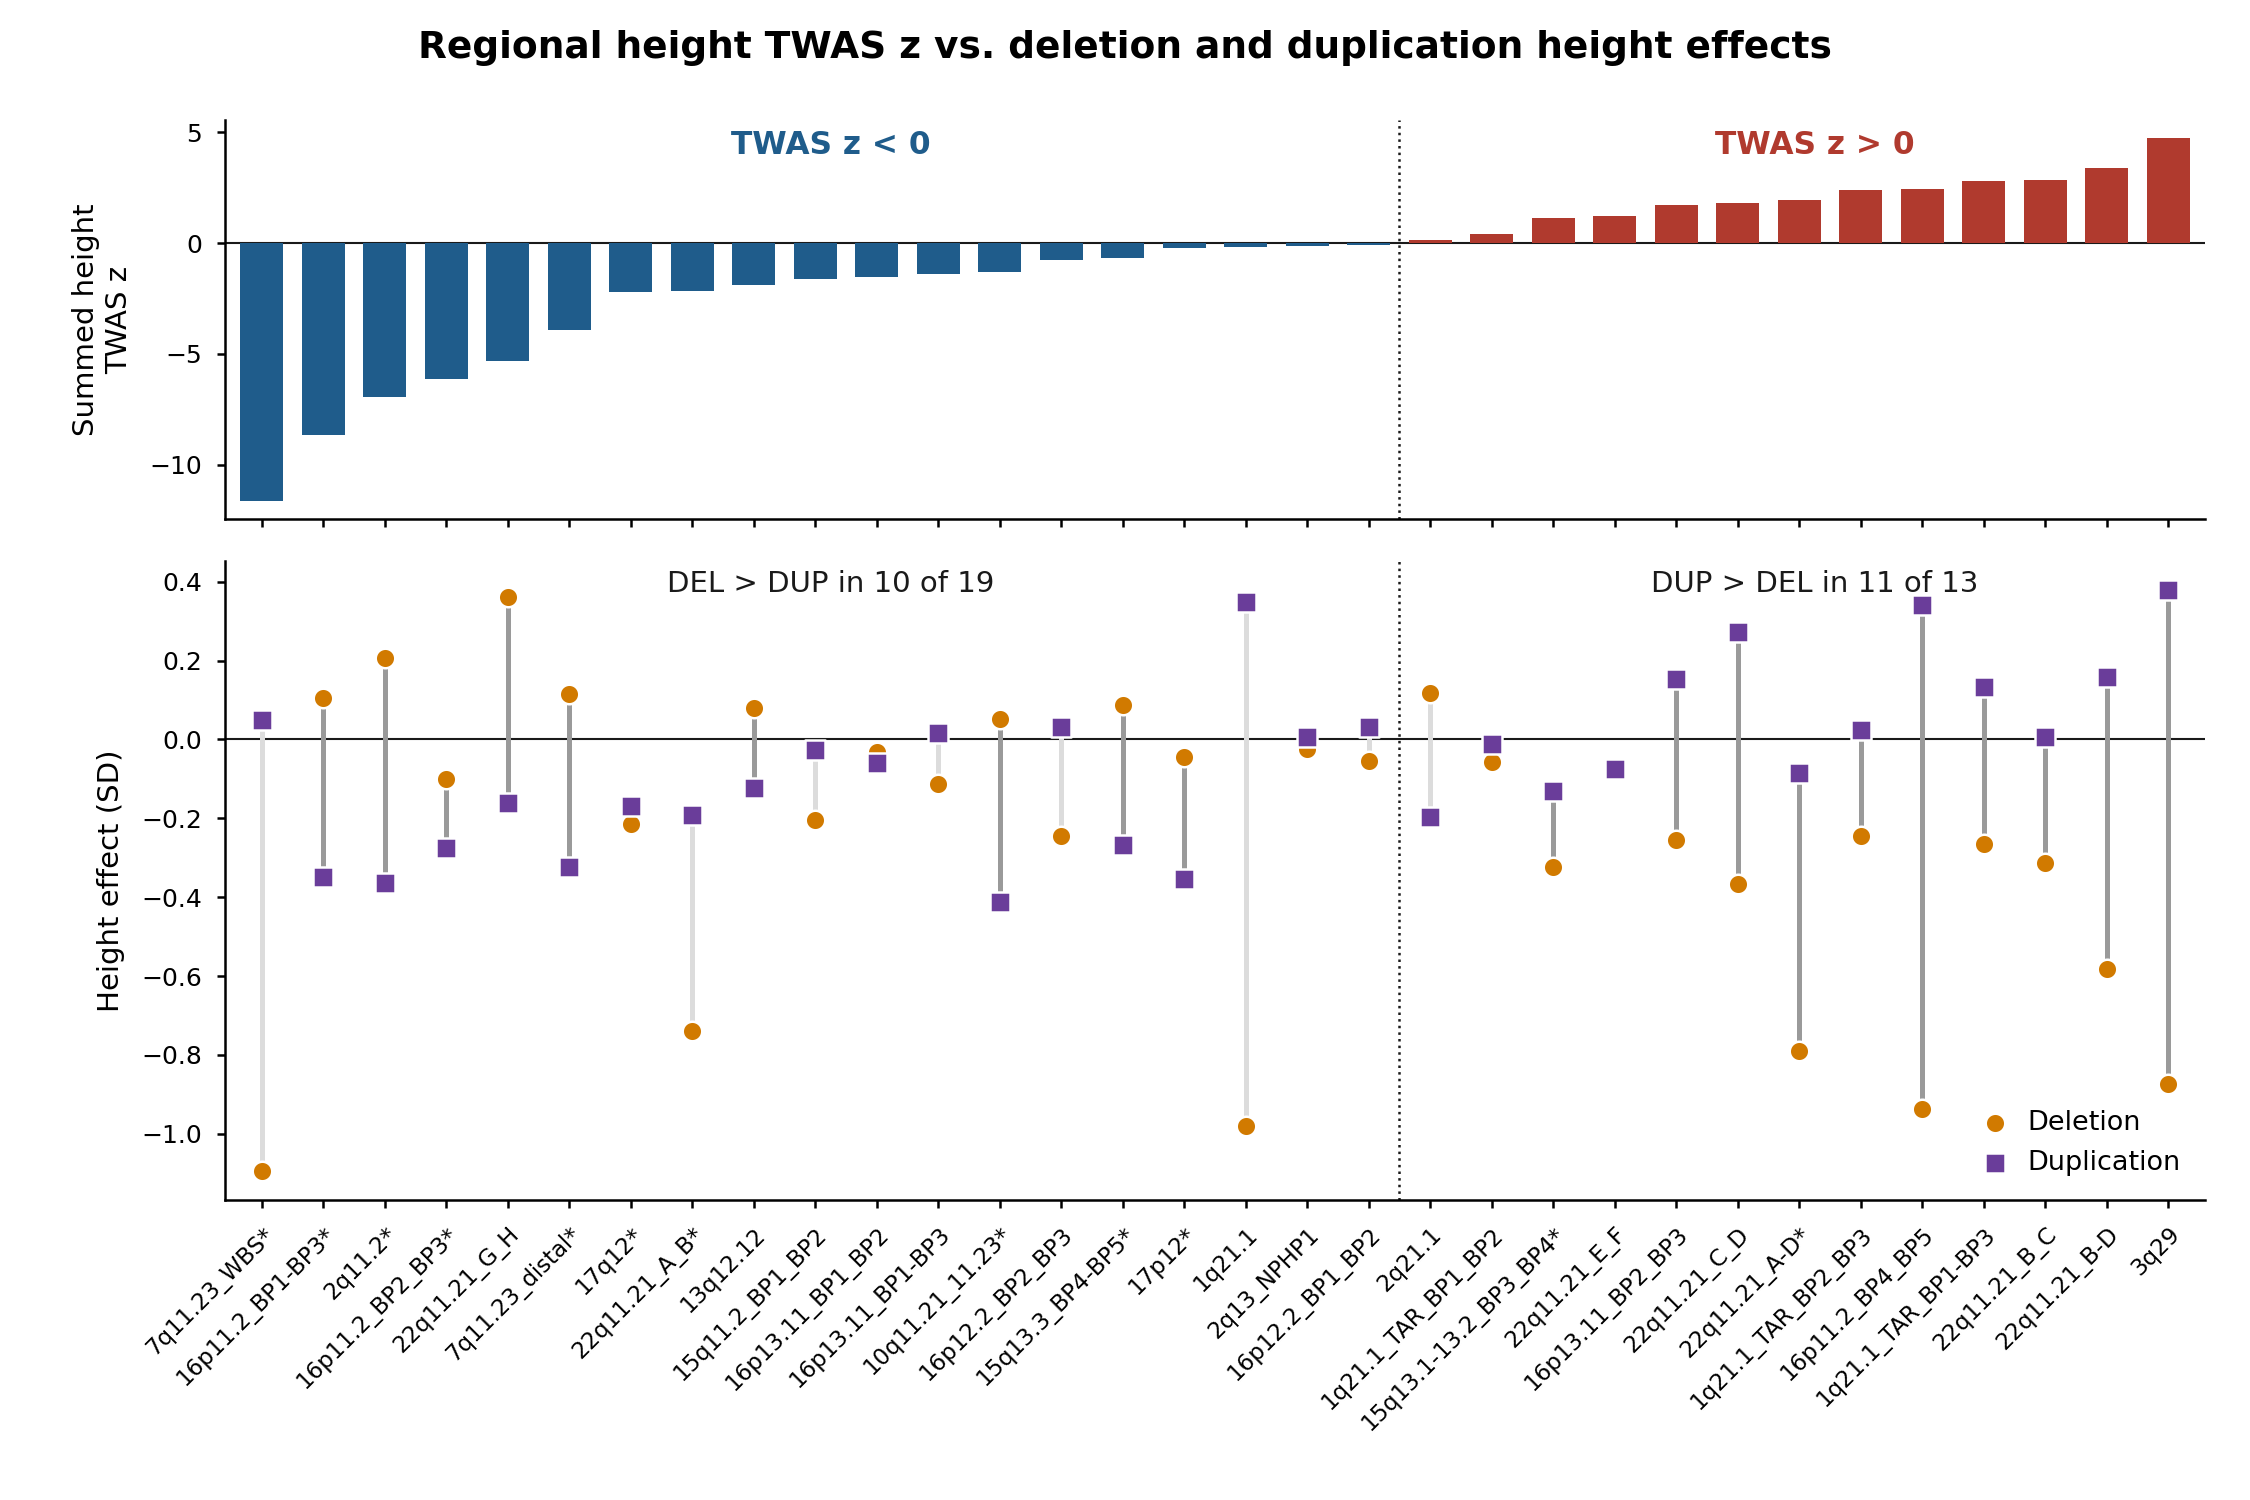

The script that saved this image:
# Shows that the sign of a CNV region's summed height TWAS z predicts the direction of its DEL and DUP height effects
# (z > 0: DEL lowers height, DUP raises it; z < 0: the reverse). Input: twas_dosage_panel.csv (summed_twas_z over the contiguous
# TWAS span, DEL / DUP height effects). Top: summed TWAS z per CNV, sorted. Bottom: DEL and DUP effect for the same CNV, joined by a line.
# * = asymmetric CNV. (MS 2026-11-08) Outputs: fig_twas_sign_del_dup.{png,pdf}
import os, numpy as np, pandas as pd, matplotlib
matplotlib.use("Agg"); import matplotlib.pyplot as plt
HERE = os.path.dirname(os.path.abspath(__file__))
d = pd.read_csv(HERE + "/twas_dosage_panel.csv").sort_values("summed_twas_z").reset_index(drop=True)
x = np.arange(len(d)); z = d.summed_twas_z.values
INK = '#1a1a1a'; LIGHT = '#dcdcdc'; UP = '#b03a2e'; DN = '#1f5c8b'; CDEL = '#d17a00'; CDUP = '#6a3d9a'
plt.rcParams.update({"font.family": "DejaVu Sans", "axes.linewidth": .6, "xtick.major.width": .6, "ytick.major.width": .6})
fig, (a1, a2) = plt.subplots(2, 1, figsize=(7.5, 5), sharex=True, gridspec_kw=dict(height_ratios=[1, 1.6], hspace=.08))
fig.subplots_adjust(left=.1, right=.98, top=.92, bottom=.2)
split = (z < 0).sum() - .5
for a in (a1, a2):
    a.axvline(split, color=INK, lw=.6, ls=":"); a.spines[["top", "right"]].set_visible(False); a.tick_params(labelsize=6, length=2)
a1.bar(x, z, width=.7, color=np.where(z > 0, UP, DN), zorder=3); a1.axhline(0, color=INK, lw=.5)
a1.set_ylabel("Summed height\nTWAS z", size=7)
a1.text(split / 2, a1.get_ylim()[1] * .92, "TWAS z < 0", ha="center", va="top", size=7.5, weight="bold", color=DN)
a1.text((split + len(d)) / 2, a1.get_ylim()[1] * .92, "TWAS z > 0", ha="center", va="top", size=7.5, weight="bold", color=UP)
a2.axhline(0, color=INK, lw=.5)
for i, r in d.iterrows():
    a2.plot([i, i], [r.DEL, r.DUP], color=LIGHT if (r.DUP > r.DEL) != (r.summed_twas_z > 0) else '#9a9a9a', lw=1.2, zorder=2)
a2.scatter(x, d.DEL, s=22, color=CDEL, zorder=3, label="Deletion", edgecolor="white", lw=.6)
a2.scatter(x, d.DUP, s=22, color=CDUP, zorder=3, label="Duplication", marker="s", edgecolor="white", lw=.6)
a2.set_ylabel("Height effect (SD)", size=7); a2.legend(frameon=False, fontsize=6.5, loc="lower right", handletextpad=.2)
neg, pos = d[z < 0], d[z > 0]
k_neg = int((neg.DEL > neg.DUP).sum()); k_pos = int((pos.DUP > pos.DEL).sum())
a2.text(split / 2, a2.get_ylim()[1] * .95, f"DEL > DUP in {k_neg} of {len(neg)}", ha="center", va="top", size=7, color=INK)
a2.text((split + len(d)) / 2, a2.get_ylim()[1] * .95, f"DUP > DEL in {k_pos} of {len(pos)}", ha="center", va="top", size=7, color=INK)
a2.set_xticks(x); a2.set_xticklabels([c + ("*" if k == "asymmetric" else "") for c, k in zip(d.CNV_ID, d.cls)], rotation=45, ha="right", rotation_mode="anchor", size=5.5)
a2.set_xlim(-.6, len(d) - .4)
fig.suptitle("Regional height TWAS z vs. deletion and duplication height effects", size=9, weight="bold", y=.98)
print("z<0: DEL>DUP", k_neg, "/", len(neg), "| z>0: DUP>DEL", k_pos, "/", len(pos))
for cls in ["mirror", "asymmetric"]:
    s = d[d.cls == cls]; print(cls, "concordant", int(((s.DUP > s.DEL) == (s.summed_twas_z > 0)).sum()), "/", len(s))
fig.savefig(HERE + "/fig_twas_sign_del_dup.png", dpi=300); fig.savefig(HERE + "/fig_twas_sign_del_dup.pdf")
